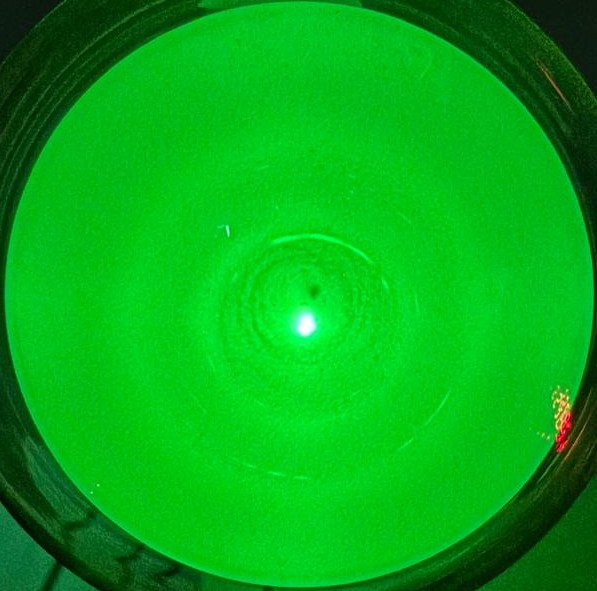
#> input picture immagini/2900_c2.jpeg, 597 x 591 px; its folder holds only this picture in this run
$ jupyter execute --allow-errors Seconda_Parte_codice_generale_chenka_2.ipynb
#> lines starting #> are read from the running program, lines starting #| are printed output that depends on the picture; long printed decimals are rounded
# Codice generale dell Esperienza "Dualismo Onda-Particella"

## Definizioni preliminari

[cell 1]
#IMPORTAZIONE DELLE LIBRERIE

import numpy as np
import random as rd
from PIL import Image, ImageOps
import matplotlib.pyplot as plt
import matplotlib.image as mpimg
import os
from scipy.optimize import curve_fit
import matplotlib.ticker as mtick

[cell 2]
#CONFIGURAZIONE GRAFICI
plt.rcParams['font.family'] = 'sans-serif'
plt.rcParams['font.sans-serif'] = ['Arial', 'Liberation Sans', 'DejaVu Sans'] # Ordine di preferenza
plt.rcParams['font.weight'] = 'bold'          # Grassetto per tutto il testo
plt.rcParams['axes.labelweight'] = 'bold'     # Grassetto per le etichette degli assi
plt.rcParams['axes.titleweight'] = 'bold'     # Grassetto per il titolo
plt.rcParams['mathtext.fontset'] = 'custom'   # Per rendere bold anche la matematica
plt.rcParams['mathtext.rm'] = 'sans'
plt.rcParams['mathtext.bf'] = 'sans:bold'

[cell 3]
#DEFINIZIONI COSTANTI E PERCORSO
percorso="immagini/"

#costanti varie
h=6.62607015*10**-34
m_e=9.109383*10**-31
e=1.602176634*10**-19
d_10=0.213*10**-9
D_11=0.123*10**-9
L=125*10**-3
L_err=2e-3

[cell 4]
#DEFINIZIONI FUNZIONI UTILI
# funzione da gemini, concettualmente semplice ma non ho ancora masterato le maschere in PY
def taglia_dati(x, y, x_min, x_max):
    """
    Sotto-campiona gli array x e y in base a un intervallo definito su x.

    Parametri:
    x (np.ndarray): Array delle coordinate indipendenti (es. raggio).
    y (np.ndarray): Array delle coordinate dipendenti (es. intensità).
    x_min (float): Valore minimo dell'intervallo.
    x_max (float): Valore massimo dell'intervallo.

    Ritorna:
    tuple: (x_filtrato, y_filtrato) come np.ndarray.
    """
    # Creazione di una maschera booleana
    maschera = (x >= x_min) & (x <= x_max)

    # Applicazione della maschera a entrambi gli array
    return x[maschera], y[maschera]

# Esempio di utilizzo:
# r = np.linspace(0, 10, 100)
# i = np.exp(-r**2)
# r_tagliato, i_tagliato = taglia_dati(r, i, 2.0, 5.0)


def media_mobile_conv(y, finestra):
    """
    Calcola la media mobile utilizzando la convoluzione.
    y: array dei dati (intensità).
    finestra: numero di punti della finestra di media.
    """
    kernel = np.ones(finestra) / finestra
    # 'same' mantiene la dimensione dell'array originale
    return np.convolve(y, kernel, mode='same')

# Prima Parte

### Dati presi da Excel
Deliberatamente copiati e incollati

[cell 5]
#DATI
# # Corrente^2 [A^2]
corrente_quadro = np.array([
    0.004775, 0.005663, 0.005715, 0.006373,
    0.006659, 0.006989, 0.007090, 0.007656
])

# Differenza di potenziale d.d.p [V]
voltaggi = np.array([
    102.97, 115.76, 120.50, 128.59,
    135.00, 142.50, 145.30, 153.90
])

# Errore Corrente^2 [A^2]
corrente_quadro_err = np.array([
    0.000014, 0.000015, 0.000015, 0.000016,
    0.000016, 0.000017, 0.000017, 0.000018
])

# Errore d.d.p [V]
voltaggi_err = np.array([
    0.1, 0.1, 0.1, 0.1,
    0.1, 0.1, 0.1, 0.1
])

### FIT
Eseguito sia con che senza il passaggio per l'origine.

[cell 6]
#DEFINIZIONE MODELLI DI FIT

def retta_passante_per_origine(x, m): #hehe passante
    return m*x

def retta_generica(x, m, q):
    return m*x+q

[cell 7]
#FIT

# Per usare curve_fit con errori su X, calcoliamo un errore efficace:
# sigma_tot = sqrt(err_y^2 + (m * err_x)^2)
# Poiché non conosciamo 'm', facciamo una prima stima veloce
m_stima = np.mean(voltaggi / corrente_quadro)
sigma_efficace = np.sqrt(voltaggi_err**2 + (m_stima * corrente_quadro_err)**2)


popt_fit_passante, pcov_fit_passante = curve_fit(retta_passante_per_origine, corrente_quadro, voltaggi, sigma=sigma_efficace, absolute_sigma=False)
m_fit_passante = popt_fit_passante[0]
m_fit_passante_err = np.sqrt(pcov_fit_passante[0,0])

popt_fit, pcov_fit = curve_fit(retta_generica, corrente_quadro, voltaggi, sigma=sigma_efficace, absolute_sigma=False)

# Estrazione parametri
m_fit, q_fit = popt_fit

p_fit_err = np.sqrt(np.diag(pcov_fit))
m_fit_err = p_fit_err[0]
q_fit_err = p_fit_err[1]

print('-----------------------------------RISULTATI DEI FIT----------------------------\n')
print(f'Pendenza (h/e) nel caso passante\t{m_fit_passante} ± {m_fit_passante_err}\n')
print(f'Pendenza (h/e) nel caso non passante\t{m_fit} ± {m_fit_err}\n')
print(f'Intercetta (W/e) nel caso non passante\t{q_fit} ± {q_fit_err}\n')

[cell 8]
#GRAFICO

plt.figure(figsize=(10, 7.5))

# 1. Dati sperimentali (zorder=2 li mette sopra la linea)
# Non mettiamo la label qui per evitare il simbolo "sporco" in legenda
plt.errorbar(corrente_quadro, voltaggi, xerr=corrente_quadro_err, yerr=voltaggi_err, fmt='ko', capsize=4, zorder=2, ms=4)

# 2. Punto "pulito" solo per la legenda (trucco del punto fantasma)
plt.plot([], [], 'ko', label='Dati sperimentali')

# 3. Calcolo e disegno del Fit
# Usiamo i limiti attuali dei dati per estendere la linea di fit
x_min, x_max = plt.xlim()
x_fit = np.linspace(x_min, x_max, 100)
plt.plot(x_fit, retta_passante_per_origine(x_fit, m_fit_passante), 'r-', label='Fit (passante per origine)', zorder=1)

# --- GESTIONE ASSI E TICK ---
ax = plt.gca()
ax.ticklabel_format(axis='x', style='sci', scilimits=(0,0))
ax.xaxis.get_offset_text().set_fontsize(24)  # Qui decidi quanto farlo grande
ax.xaxis.get_offset_text().set_fontweight('bold') # Puoi anche farlo grassetto

# Esempio asse X: crea tick da a
tick_x_manuali = np.arange(0.00475, 0.0078, 0.0005)
ax.set_xticks(tick_x_manuali)

# Esempio asse Y: crea tick da 0.0 V a 2.0 V, mettendone uno ogni 0.2 V
tick_y_manuali = np.arange(100, 170, 10)
ax.set_yticks(tick_y_manuali)

# Forza la notazione scientifica (esponenziale) sull'asse X
ax.ticklabel_format(axis='x', style='sci', scilimits=(0,0))

# Aggiungiamo i tick secondari (i trattini piccoli senza numero)
ax.xaxis.set_minor_locator(mtick.AutoMinorLocator())
ax.yaxis.set_minor_locator(mtick.AutoMinorLocator())

# --- CONFIGURAZIONE ESTETICA FINALE ---
plt.xlim(x_min, x_max)
plt.ylim(100, 160)

# Titoli e font aumentati per massima chiarezza
plt.xlabel("Corrente [$A^2$]", fontsize=24)
plt.ylabel("U$_A$ [V]", fontsize=24)

ax.tick_params(axis='both', which='minor', direction='out', length=5, width=1.2, color='black',  labelsize=24)

# (Opzionale) Anche i tick maggiori verso fuori
ax.tick_params(axis='both', which='major', direction='out',length=8, width=1.5, color='black',  labelsize=24)

# Legenda pulita (grazie al punto fantasma di riga 11)
plt.legend(loc='upper left', frameon=True, shadow=True, fontsize=20)
# Salva il file prima di mostrarlo
plt.savefig("GRAFICI/Fit_lineare.png", dpi=300, bbox_inches='tight')
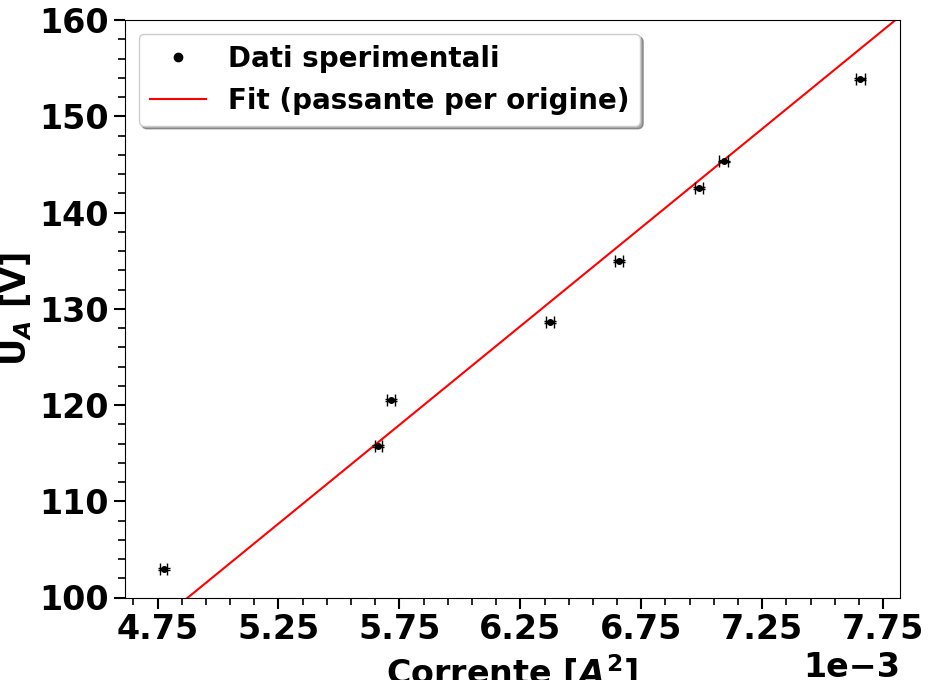
#> figure drawn by matplotlib, 1 panel
plt.show()
plt.figure(figsize=(10, 7.5))

# 1. Dati sperimentali (zorder=2 li mette sopra la linea)
# Non mettiamo la label qui per evitare il simbolo "sporco" in legenda
plt.errorbar(corrente_quadro, voltaggi, xerr=corrente_quadro_err, yerr=voltaggi_err, fmt='ko', capsize=4, zorder=2, ms=4)

# 2. Punto "pulito" solo per la legenda (trucco del punto fantasma)
plt.plot([], [], 'ko', label='Dati sperimentali')

# 3. Calcolo e disegno del Fit
# Usiamo i limiti attuali dei dati per estendere la linea di fit
x_min, x_max = plt.xlim()
x_fit = np.linspace(x_min, x_max, 100)
plt.plot(x_fit, retta_generica(x_fit, m_fit, q_fit), 'r-', label='Fit (NON passante per origine)', zorder=1)

# --- GESTIONE ASSI E TICK ---
ax = plt.gca()
ax.ticklabel_format(axis='x', style='sci', scilimits=(0,0))
ax.xaxis.get_offset_text().set_fontsize(24)  # Qui decidi quanto farlo grande
ax.xaxis.get_offset_text().set_fontweight('bold') # Puoi anche farlo grassetto

# Esempio asse X: crea tick da a
tick_x_manuali = np.arange(0.00475, 0.0078, 0.0005)
ax.set_xticks(tick_x_manuali)

# Esempio asse Y: crea tick da 0.0 V a 2.0 V, mettendone uno ogni 0.2 V
tick_y_manuali = np.arange(100, 170, 10)
ax.set_yticks(tick_y_manuali)

# Forza la notazione scientifica (esponenziale) sull'asse X
ax.ticklabel_format(axis='x', style='sci', scilimits=(0,0))

# Aggiungiamo i tick secondari (i trattini piccoli senza numero)
ax.xaxis.set_minor_locator(mtick.AutoMinorLocator())
ax.yaxis.set_minor_locator(mtick.AutoMinorLocator())

# --- CONFIGURAZIONE ESTETICA FINALE ---
plt.xlim(x_min, x_max)
plt.ylim(100, 160)

# Titoli e font aumentati per massima chiarezza
plt.xlabel("Corrente [$A^2$]", fontsize=24)
plt.ylabel("U$_A$ [V]", fontsize=24)

ax.tick_params(axis='both', which='minor', direction='out', length=5, width=1.2, color='black',  labelsize=24)

# (Opzionale) Anche i tick maggiori verso fuori
ax.tick_params(axis='both', which='major', direction='out',length=8, width=1.5, color='black',  labelsize=24)

# Legenda pulita (grazie al punto fantasma di riga 11)
plt.legend(loc='upper left', frameon=True, shadow=True, fontsize=20)
# Salva il file prima di mostrarlo
plt.savefig("GRAFICI/Fit_lineare.png", dpi=300, bbox_inches='tight')
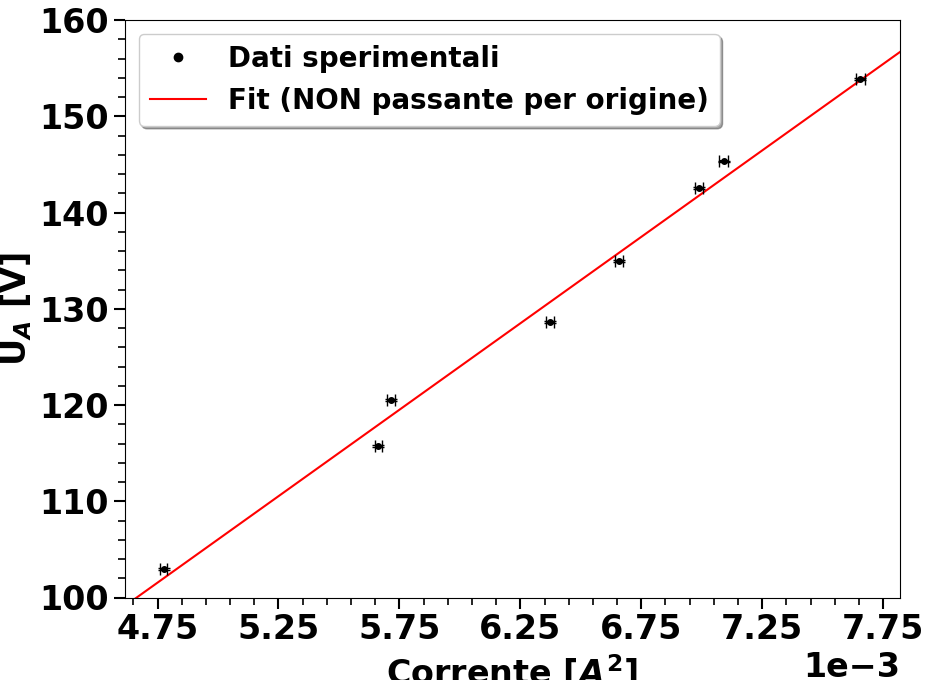
#> figure drawn by matplotlib, 1 panel
plt.show()

# Seconda Parte

## Funzione di analisi foto (4-Fold)

[cell 9]
#DEFINIZIONE FUNZIONE ANALISI

def analisi(nome_file):

    #estrae dal nome i dati
#> called with nome_file = '2900_c2.jpeg'
    voltaggio_text=nome_file[0:4]
    voltaggio=float(voltaggio_text)
    print(voltaggio)
    set_text=nome_file[5:-5]
    print(set_text)

    #apre l'immagine e la converte in bianco e nero
    immagine=Image.open(percorso+nome_file)
#> immagine is the input picture: PIL image 597x591 RGB; mean R, G, B 4.3, 169.3, 22.1
    matrice_a_colori=np.array(immagine)
    matrice_bn=np.float64(np.array(immagine.convert('L')))
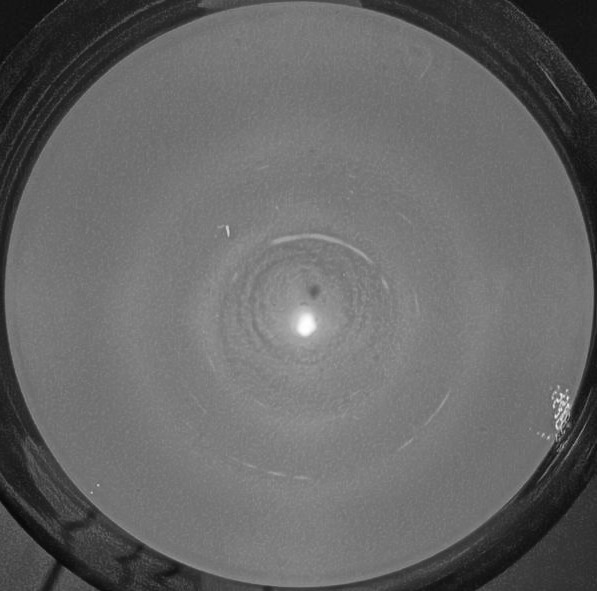
#> matrice_bn: shape (591, 597) float64; min 6, max 255, mean 103.2

    #trova le coordinate riga colonna del massimo di intensità
    old_coords = np.unravel_index(np.argmax(matrice_bn), matrice_bn.shape)
#> old_coords = (322, 305)
    old_R_centro=old_coords[0]
#> old_R_centro = 322
    old_C_centro=old_coords[1]
#> old_C_centro = 305

    #lato medio dell'immagine (perché non è esattamente quadrata)
    lato_medio=np.mean(matrice_bn.shape)
#> lato_medio = 594

    #rapporto per convertire in seguito
    pixel_in_mm=100/np.mean(matrice_bn.shape)
#> pixel_in_mm = 0.168

    #taglio in modo tale che il centro trovato corrisponda al centro della matrice
    cut_matrice_bn=matrice_bn[int(old_R_centro-0.4*lato_medio):int(old_R_centro+0.4*lato_medio), int(old_C_centro-0.4*lato_medio):int(old_C_centro+0.4*lato_medio)]
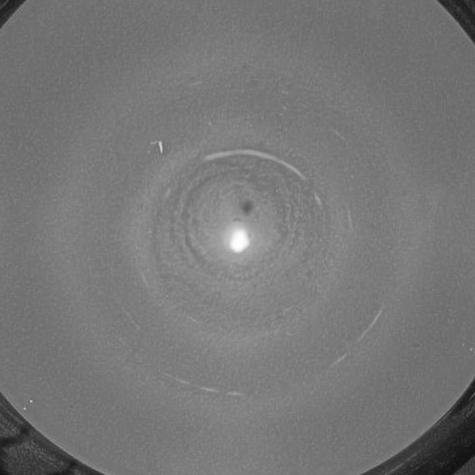
#> cut_matrice_bn: shape (475, 475) float64; min 16, max 255, mean 118.7

    #coordinate del nuovo centro
    coords = np.unravel_index(np.argmax(cut_matrice_bn), cut_matrice_bn.shape)
#> coords = (238, 238)
    R_centro=coords[0]
#> R_centro = 238
    C_centro=coords[1]
#> C_centro = 238

    #lato della nuova matrice tagliata
    lato=cut_matrice_bn.shape[0]
#> lato = 475

    #vecchio plot
    '''
    plt.scatter(C_centro, R_centro, marker='X', c='r', s=0.5)
    plt.imshow(cut_matrice_bn)
    '''

    # ''asse delle x'' ovvero indice di colonna
    R_Mesh =np.linspace(0, lato-1, lato)
#> R_Mesh = 475 values from 0 to 474

    #array con la riga e la colonna passanti per il centro
    Intensita_riga_centro=cut_matrice_bn[R_centro, :]
#> Intensita_riga_centro = 475 values, max 255 at index 238, min 112 at index 18, mean 135.4
    Intensita_colonna_centro=cut_matrice_bn[:, C_centro]
#> Intensita_colonna_centro = 475 values, max 255 at index 238, min 112 at index 1, mean 136.1

    #valore nel centro
    Intensita_centro=cut_matrice_bn[R_centro,C_centro]
#> Intensita_centro = 255

    #vecchio plot
    '''
    plt.plot(R_Mesh,Intensita_riga_centro)
    plt.plot(R_Mesh,Intensita_colonna_centro)
    plt.legend(('riga', 'colonna'))
    plt.title('Intensità passante per il centro (hehe passante)')
    plt.scatter(C_centro,
                Intensita_centro,
                c='r')
    '''

    #sovrapposizione
    somma=Intensita_colonna_centro+Intensita_riga_centro
#> somma = 475 values, max 510 at index 238, min 228 at index 1, mean 271.5

    #fold della destra sulla sinistra
    somma_dx=np.flip(somma[:R_centro])
#> somma_dx = 238 values, max 505 at index 0, min 228 at index 236, mean 266.4
    somma_sx=somma[R_centro:]
#> somma_sx = 237 values, max 510 at index 0, min 239 at index 210, mean 276.6
    if(somma_sx.shape!=somma_dx.shape):
        somma_sx=np.append(somma_sx, (0))
#> somma_sx = 238 values, max 510 at index 0, min 0 at index 237, mean 275.4
    somma_fold=somma_dx+somma_sx
#> somma_fold = 238 values, max 1015 at index 0, min 230 at index 237, mean 541.8
    somma_fold=somma_fold/max(somma_fold)
#> somma_fold = 238 values, max 1 at index 0, min 0.227 at index 237, mean 0.534

    '''    #plot del risultato
    plt.title(voltaggio_text+' Volt ---'+' Set '+set_text)
    plt.plot(R_Mesh[:R_centro], somma_fold)
    plt.ylim(0,1)'''


    return R_Mesh[:R_centro], somma_fold, voltaggio, set_text, pixel_in_mm, cut_matrice_bn, R_centro, C_centro

#RITORNA TUTTO QUELLO CHE SERVE PER PLOTTARE

## Run dell'analisi su tutti i file (set v) e raccolta risultati

[cell 10]
#CARICO TUTTI I RISULTATI IN UN DIZIONARIO DI DIZIONARI

risultati={}

for nome_file in os.listdir(percorso):
    risultati[nome_file]={}

    x, y, v, s, c, M, RC, CC = analisi(nome_file)
#> x = 238 values from 0 to 237; y has the same summary as somma_fold in analisi; v = 2900; s = 'c2'; c = 0.168; RC = 238; CC = 238

    risultati[nome_file]['R_Mesh']=x
    risultati[nome_file]['Fold']=y
    risultati[nome_file]['Voltaggio']=v
    risultati[nome_file]['Set']=s
    risultati[nome_file]['Pixel_in_mm']=c

    risultati[nome_file]['Matrice']=M
    risultati[nome_file]['Riga_Centro']=RC
    risultati[nome_file]['Colonna_Centro']=CC

    plt.title(str(v)+' Volt ---'+' Set '+s)
    plt.plot(x, y)
    plt.ylim(0,1)
    plt.show()
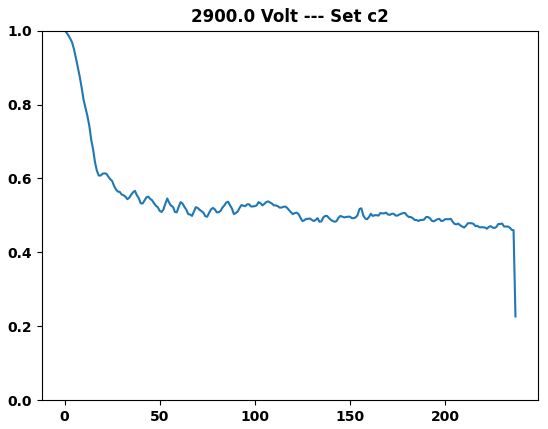
#> figure drawn by matplotlib, 1 panel; curve peaks at x = 0, y = 1

## Localizzazione massimi locali
All'interno delle regioni di ricerca definite dalle rette verticali

[cell 11]
#LOCALIZZAZIONE GRAFICA DEI MASSIMI

#DEFINIZIONI ARBITRARIE (GRAFICHE):
i=0
retta_1=12
retta_2=22.3
retta_3=35
err=1.2

#apertura figura
plt.figure(figsize=(20,40), dpi=100)

#ciclo for su tutti i dati
for file in risultati:
        #trimming dei dati e conversione delle x in mm
        x=risultati[file]['R_Mesh'][:-2]
        x=x*risultati[file]['Pixel_in_mm']
        y=risultati[file]['Fold'][:-2]

        #array di y passato sotto la media mobile
        y_med=media_mobile_conv(y, 9)

        #fette di dati tra le rette di soglia definite arbitrariamente
        cut_1_x, cut_1_y = taglia_dati(x, y_med, retta_1, retta_2)
        cut_2_x, cut_2_y = taglia_dati(x, y_med, retta_2, retta_3)

        #indici dei massimi locali all'interno delle fette
        max_1=np.argmax(cut_1_y)
        max_2=np.argmax(cut_2_y)

        #carica i due massimi nel dizionario di dizionari
        risultati[file]['R10']=cut_1_x[max_1]/1000
        risultati[file]['R11']=cut_2_x[max_2]/1000

        #immagine
        plt.subplot(6,3,i+1)
        plt.title(risultati[file]['Set']+' --- '+str(risultati[file]['Voltaggio']))

        #dati originari
        plt.scatter(x,
                y,
                s=.5,
                c='black')

        #fette di dati passate sotto media mobile
        plt.plot(cut_1_x, cut_1_y)
        plt.plot(cut_2_x, cut_2_y)

        #inserimento dei massimi
        plt.errorbar(cut_1_x[max_1], cut_1_y[max_1],xerr=err, c='magenta', capsize=20, marker='o')
        plt.errorbar(cut_2_x[max_2], cut_2_y[max_2],xerr=err, c='magenta', capsize=20, marker='o')

        #plot delle rette
        plt.plot((retta_1,retta_1), (0,1), ls='--', linewidth=0.5)
        plt.plot((retta_2,retta_2), (0,1), ls='--', linewidth=0.5)
        plt.plot((retta_3,retta_3), (0,1), ls='--', linewidth=0.5)


        #i++
        i+=1
#> this loop made 1 pass
#> (file, max_1, max_2, i) on pass 1: ('2900_c2.jpeg', 33, 36, 1)
#> after the loop, i = 1; risultati = 1 item
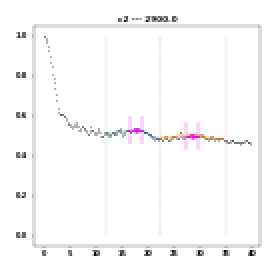
#> figure drawn by matplotlib, 1 panel; curve peaks at x = 17.68, y = 0.533; curve peaks at x = 28.45, y = 0.504

[cell 12]
#PLOT ESEMPLIFICATIVO PER UN FILE
file='4100_v.jpeg'

#> (the rest of this cell did not finish here and is left out)

[cell 13]
R10=[]
R11=[]
print('set\tV\t\tR10\t\t\tR11')
for file in risultati:
    R10.append((risultati[file]['R10']))
    R11.append((risultati[file]['R11']))
    print( risultati[file]['Set'],'\t', risultati[file]['Voltaggio'], '\t' ,risultati[file]['R10'], '\t', risultati[file]['R11'])
#> this loop made 1 pass
#> file on pass 1: '2900_c2.jpeg'
#| c2 	 2900.0 	 0.01768 	 0.02845
#> after the loop, R10 = [0.0177]; R11 = [0.0285]

## Calcolo delle varie $\lambda$ e propagazione errori

[cell 14]
for file in risultati:
    risultati[file]['R10_err']=1.2/1000
    risultati[file]['R11_err']=1.2/1000
    risultati[file]['Voltaggio_err']=50
    risultati[file]['Lambda_De_Broglie']= h / np.sqrt(2*m_e*e*risultati[file]['Voltaggio'])
    risultati[file]['Lambda_De_Broglie_err'] =  ((h / np.sqrt(2*m_e*e)) * ( 1 / (2*((risultati[file]['Voltaggio'])**(3/2))) )) * risultati[file]['Voltaggio_err']
    risultati[file]['Lambda_Bragg_10']=d_10*risultati[file]['R10']/L
    risultati[file]['Lambda_Bragg_11']=D_11*risultati[file]['R11']/L
    risultati[file]['Lambda_Bragg_10_err']= np.sqrt(
                                                        (d_10 * risultati[file]['R10_err']/L)**2
                                                        +((d_10 * risultati[file]['R10'] * L_err)/(L**2))**2
                                                    )
    risultati[file]['Lambda_Bragg_11_err']= np.sqrt(
                                                        (D_11 * risultati[file]['R11_err']/L)**2
                                                        +(D_11 * risultati[file]['R11'] * L_err /(L**2))**2
                                                    )

## Grafico
Stile grafico copiato dal codice fatto da dario, tranne per i ticks che non ho capito

[cell 15]
#PREPARAZIONE PLOT
x=[]
x_err=[]
L_DB=[]
L_DB_err=[]
L_B_10=[]
L_B_11=[]
L_B_10_err=[]
L_B_11_err=[]


for i in risultati:
    x.append(risultati[i]['Voltaggio'] *   10**3)
    x_err.append(risultati[i]['Voltaggio_err'] *   10**3)
    L_DB.append(risultati[i]['Lambda_De_Broglie']  *   10**9)
    L_DB_err.append(risultati[i]['Lambda_De_Broglie_err']  *   10**9)
    L_B_10.append(risultati[i]['Lambda_Bragg_10']  *   10**9)
    L_B_11.append(risultati[i]['Lambda_Bragg_11']  *   10**9)
    L_B_10_err.append(risultati[i]['Lambda_Bragg_10_err']  *   10**9)
    L_B_11_err.append(risultati[i]['Lambda_Bragg_11_err']  *   10**9)
#> this loop made 1 pass
#> after the loop, L_B_10 = [0.0301]; L_B_10_err = [0.0021]; L_B_11 = [0.028]; L_B_11_err = [0.00126]; L_DB = [0.0228]; L_DB_err = [0.000196]; x = [2900000]; x_err = [50000]

[cell 16]
#PLOT

plt.figure(figsize=(10, 7.5))

# Plottiamo i punti sperimentali del Set 1 (Pallini Rossi)
plt.errorbar(x, L_DB, xerr=x_err , yerr=L_DB_err, fmt='bo',capsize=5,)

plt.errorbar(x, L_B_10, xerr=x_err , yerr=L_B_10_err, fmt='ro', capsize=5,)

plt.errorbar(x, L_B_11, xerr=x_err , yerr=L_B_11_err, fmt='go', capsize=5)

# 2. Punto "pulito" solo per la legenda (trucco del punto fantasma)
plt.plot([], [], 'bo',label=r'$\lambda_{db}$')
plt.plot([], [], 'ro', label=r'$\lambda_{10}$')
plt.plot([], [], 'go', label=r'$\lambda_{11}$')

plt.xlabel("d.d.p [kV]",fontsize=30) # <--- Ricorda di aggiornare l'etichetta
plt.ylabel("Lunghezza d'onda [nm]",fontsize=30)
plt.legend(loc='upper right', frameon=True, shadow=True, fontsize=18)
plt.savefig("GRAFICI/confronto_lambda_2.png", dpi=300, bbox_inches='tight')
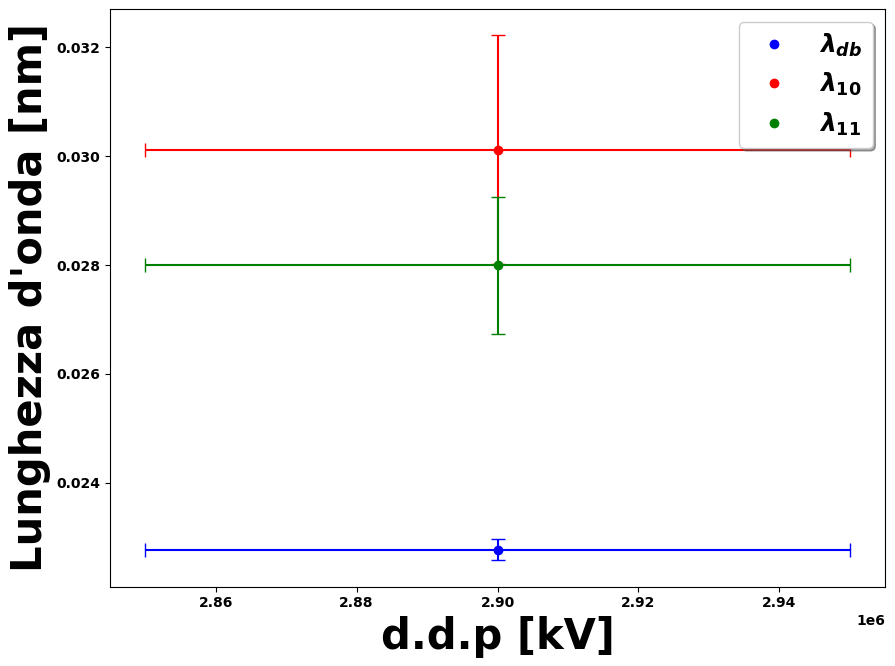
#> figure drawn by matplotlib, 1 panel
plt.show()
